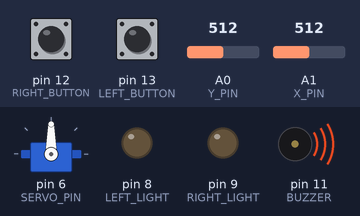
A sketch run on a simulated Arduino Uno, built with avr-gcc and run on an emulated ATmega328P. Parts: servo, output pins drawn as LEDs (lit = HIGH), buzzer (waves = sounding). Dashed ring = blinking. The test bench sets the inputs (shaded band); at power-on: pin 12 (RIGHT_BUTTON) LOW, pin 13 (LEFT_BUTTON) LOW, A0 (Y_PIN) = 512, A1 (X_PIN) = 512.

Above: at 1.2 s.
1.3 s: pin 12 (RIGHT_BUTTON) pulled HIGH for 0.15 s
At 2.6 s:
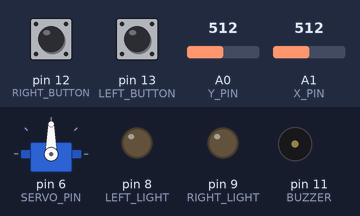
4.4 s: pin 13 (LEFT_BUTTON) pulled HIGH for 1 s
At 7.8 s:
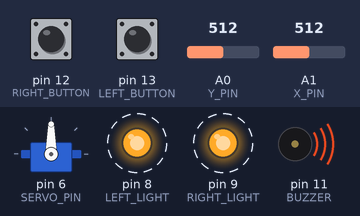
8.4 s: A0 (Y_PIN) set to 716
At 9.7 s:
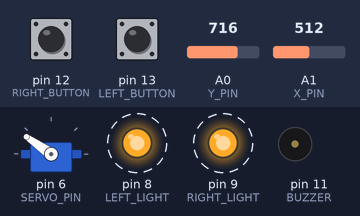
11.4 s: pin 13 (LEFT_BUTTON) pulled HIGH for 0.15 s
At 13.8 s:
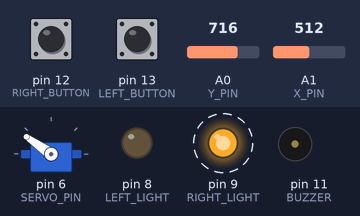
14.5 s: A0 (Y_PIN) set to 900
At 15.4 s:
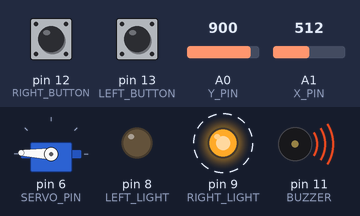
17.5 s: pin 13 (LEFT_BUTTON) pulled HIGH for 0.15 s
At 19.6 s:
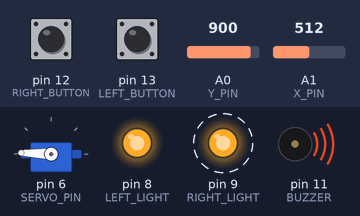
Timing chart, 0 to 21.6 s (numbered marks = the images above; inputs shaded):
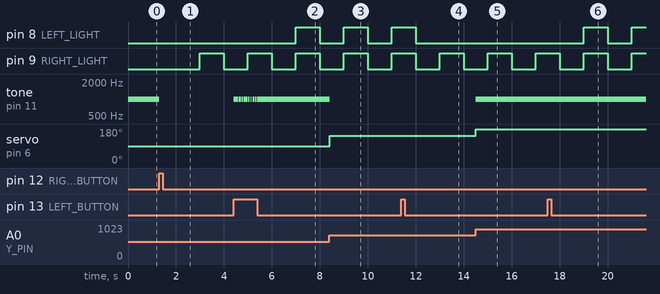

The sketch:

project.ino
```cpp
#include <Servo.h>

//define constants for joy stick controls
const int STICK_PIN = 2;
const int X_PIN = A1;
const int Y_PIN = A0;

const int RIGHT_LIGHT = 9;
const int LEFT_LIGHT = 8;

const int RIGHT_BUTTON = 12;
const int LEFT_BUTTON = 13;

const int BUZZER = 11;

const int SERVO_PIN = 6;


Servo myservo;

//define int for the position of the servo
int pos = 0;

//define constants for the intervals of time to trigger certain events after
#define TURN_INTERVAL 15
#define BLINK_INTERVAL 1000
#define CHECK_INTERVAL 10

//create variables to track the last executed times for all intervals
unsigned long lastExecutedMillisTurning = 0;
unsigned long lastExecutedMillisBlinker = 0;
unsigned long lastExecutedMillisFlash = 0;
unsigned long lastExecutedMillisBuzzer = 0;

//create ints to determine whether each light has been toggled on or off
int toggleValueRight = -1;
int toggleValueLeft = -1;

//create ints to track the value and previous value of the right button
int rightButtonVal = 0;
int rightButtonOldVal = 0;

//create ints to track the value and previous value of the left button
int leftButtonVal = 0;
int leftButtonOldVal = 0;

//create long to track the current number of milliseconds since the program began
unsigned long currentMillis = 0;

void setup() {

  pinMode(RIGHT_LIGHT, OUTPUT);
  pinMode(LEFT_LIGHT, OUTPUT);
  pinMode(BUZZER, OUTPUT);

  pinMode(RIGHT_BUTTON, INPUT);
  pinMode(LEFT_BUTTON, INPUT);

  myservo.attach(SERVO_PIN);
}

void loop() {

  //set the currentMillis to the number of milliseconds since the program began
  currentMillis = millis();

  if (currentMillis - lastExecutedMillisTurning >= TURN_INTERVAL) {
    //save the last executed time
    lastExecutedMillisTurning = currentMillis;

    //if the stick isn't in the neutral position,
    if (analogRead(Y_PIN) != 512 || analogRead(X_PIN) != 512) {
      //adjust the servo position variable based on the Y position of the stick
      pos = map(analogRead(Y_PIN), 0, 512, 20, 110);

      //move the servo to that new position
      myservo.write(pos);
    }
  }

  //set the right button value variable to the value from the right button
  rightButtonVal = digitalRead(RIGHT_BUTTON);

  //set the left button value variable to the value from the left button
  leftButtonVal = digitalRead(LEFT_BUTTON);

  //if the right button is on and it was previously off
  if (rightButtonVal == HIGH && rightButtonOldVal == LOW) {
    //toggle the right value to off if it was on or to on if it was off
    toggleValueRight *= -1;
  }

  //if the left button is on and it was previously off
  if (leftButtonVal == HIGH && leftButtonOldVal == LOW) {
    //toggle the right value to off if it was on or to on if it was off
    toggleValueLeft *= -1;
  }

  //set the previous button values to the current button values
  rightButtonOldVal = rightButtonVal;
  leftButtonOldVal = leftButtonOldVal;

  //excute this statement everytime the Blink Interval time has passed
  if (currentMillis - lastExecutedMillisBlinker >= BLINK_INTERVAL) {
    //save the last executed time
    lastExecutedMillisBlinker = currentMillis;

    //if the right button is toggled on,
    if(toggleValueRight == 1)
    {
      //turn on the right light
      digitalWrite(RIGHT_LIGHT, HIGH);
    }


    //if the left button is toggled on,
    if(toggleValueLeft == 1)
    {
      //turn on the left light
      digitalWrite(LEFT_LIGHT, HIGH);
    }


  }

  //excute this statement every other time the Blink Interval time has passed
  if (currentMillis - lastExecutedMillisFlash >= BLINK_INTERVAL * 2) {
    //save the last executed time
    lastExecutedMillisFlash = currentMillis;

    //turn both lights off
    //this will cause the lights to flash when toggled on
    //and to remain off when toggled off
    digitalWrite(RIGHT_LIGHT, LOW);
    digitalWrite(LEFT_LIGHT, LOW);

  }

//
  //excute this statement everytime the Check Interval time has passed
  if (currentMillis - lastExecutedMillisBuzzer >= CHECK_INTERVAL) {
    //save the last executed time
    lastExecutedMillisBuzzer = currentMillis;

    //if the right light is on but the servo is turned left
    //or if the left light is on but the servo is turned right
    //or if both lights are off but the servo is turned in any direction
    if ( (pos > 150 && toggleValueRight == 1) || (pos < 70 && toggleValueLeft == 1) || (toggleValueRight == -1 && toggleValueLeft == -1 && (pos > 150 || pos < 70)) )
    {
      //sound the buzzer
      tone(BUZZER, 1000);
    }
    else
    {
      //otherwise, turn off the buzzer
     noTone(BUZZER);
    }


  }

}
```

Measured:
- after the input at 1.3 s, pin 9 (RIGHT_LIGHT): LOW → HIGH after 1.7 s, → LOW 1.0 s later; tone on pin 11 (BUZZER): 1000 Hz → silent at once
- after the input at 4.4 s, pin 8 (LEFT_LIGHT): LOW → HIGH after 2.6 s, → LOW 1.0 s later; tone on pin 11 (BUZZER): plays 1000 Hz for 0.03 s, 1000 Hz for 0.02 s, 1000 Hz for 0.10 s, 1000 Hz for 0.03 s, 1000 Hz for 0.08 s, 1000 Hz for 0.02 s … (18 notes in this stretch), starting at once
- after the input at 8.4 s, tone on pin 11 (BUZZER): 1000 Hz → silent at once; servo on pin 6 (SERVO_PIN): 90° → 145° at once
- after the input at 11.4 s, pin 8 (LEFT_LIGHT): goes on until 12.0 s, then stays LOW
- after the input at 14.5 s, tone on pin 11 (BUZZER): silent → 1000 Hz at once; servo on pin 6 (SERVO_PIN): 145° → 178° at once
- after the input at 17.5 s, pin 8 (LEFT_LIGHT): LOW → HIGH after 1.5 s, → LOW 1.0 s later, → HIGH 1.0 s later
